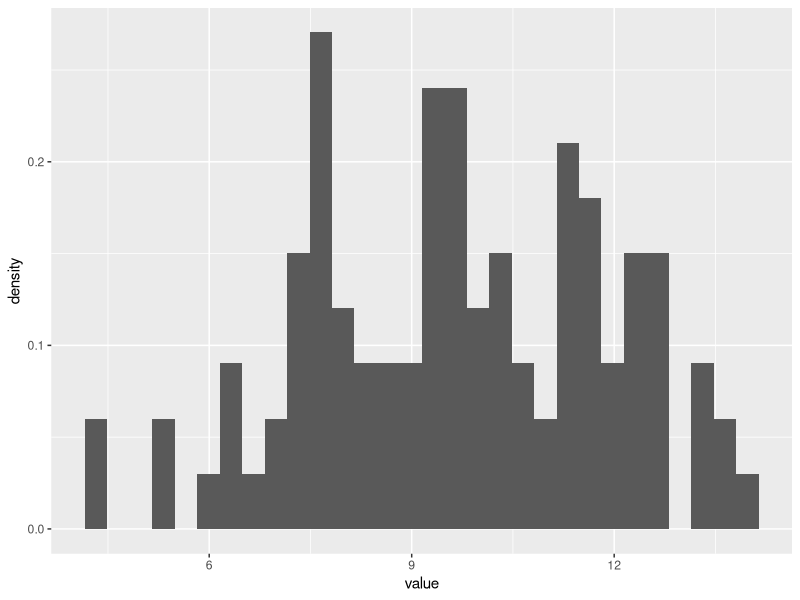
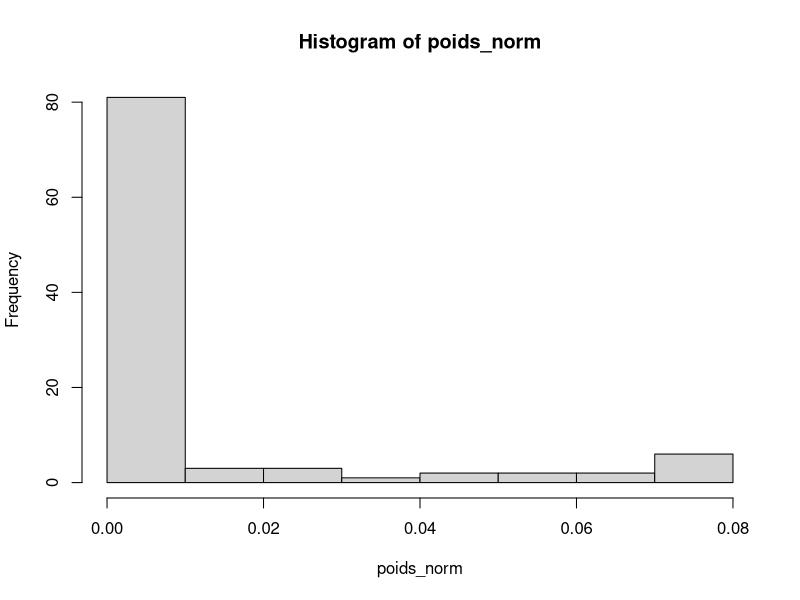
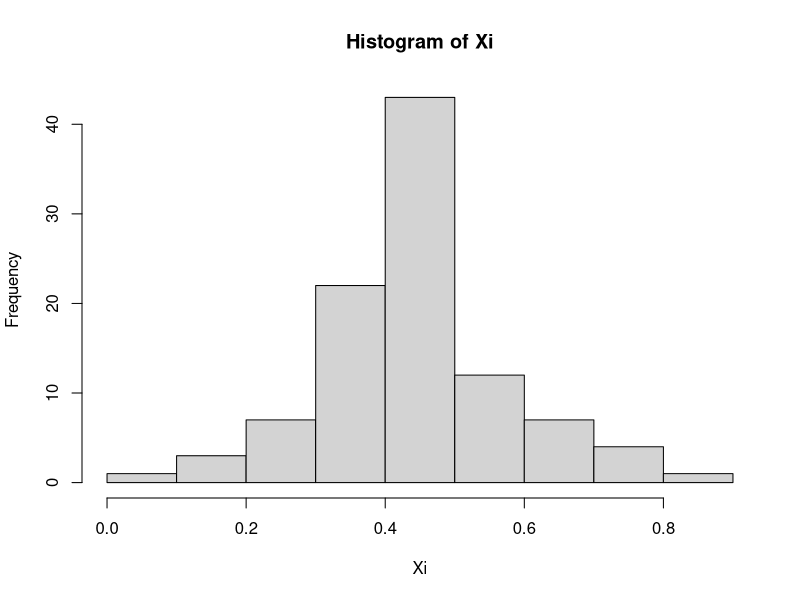

Write the R code that produced these figures, in order.
n <- 100
mu <- 10
var <- 4

data <- rnorm(n, mean = mu, sd = sqrt(var))

mean(data) #Moyenne
mean(data^2)- mean(data)^2 #Variance

library(ggplot2)
library(tidyverse)

data %>% as_tibble() %>% ggplot() + geom_histogram(aes(x=value, y = ..density..))

sort(data)[c(3,97)]

#############

#Loi de proposition

Zi <- rnorm(n)

#calcule des poids non normalisés
#le poids pour la réalisation i
#si zi < 0 ou zi > 1 poids c'est 0
#sinon numérateur i = zi^4 (1-zi)^6

poids_numerateur <- Zi^4 * (1-Zi)^6 * ifelse(Zi<0 | Zi > 1, 0, 1)

poids_denom <- dnorm(Zi, mean=0,sd=1)

poids_non_norm <- poids_numerateur/poids_denom

sum(poids_non_norm) #Pas égal à 1 puisque non normalisés

poids_norm <- poids_non_norm/sum(poids_non_norm)
sum(poids_norm) #égal à 1 car normalisés

hist(poids_norm)

sum(poids_norm==0) #Pas un échantillon de taille 100 puisque beaucoup de valeurs ont un poids de 0

weighted.mean(Zi,w=poids_norm)

#On réechantillonne avec les nouvelles probas (poids) pour surreprésenter nos valeurs comprises dans la loi Beta

Xi <- sample(Zi, size= length(Zi), replace = TRUE, prob = poids_norm)

hist(Xi)
